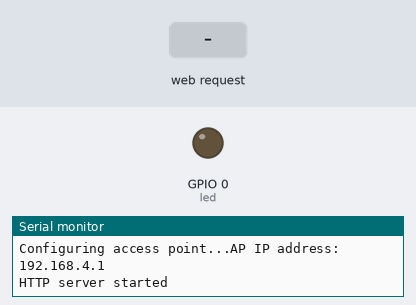
A sketch run on a simulated ESP8266 (NodeMCU). On the bench: output pins drawn as LEDs (lit = HIGH), the last lines printed to the serial monitor. Inputs (shaded band) come from the test bench.

Above: at 1.2 s.
1.3 s: HTTP request GET /cmd1 received
At 2.0 s:
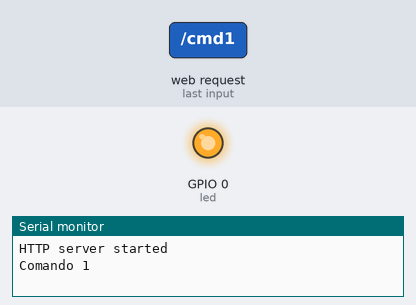
2.8 s: HTTP request GET / received
At 3.2 s:
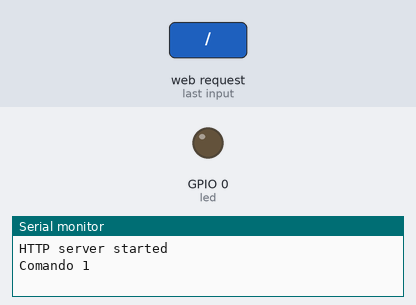
4.3 s: HTTP request GET /sensor received
Timing chart, 0 to 7.3 s (numbered marks = the images above; inputs shaded):
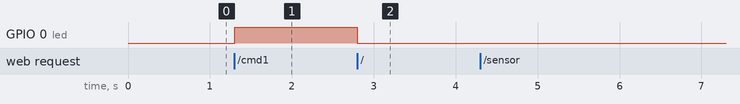

The sketch:

iot_web_server.ino
```cpp
#include <ESP8266WiFi.h>
#include <WiFiClient.h>
#include <ESP8266WebServer.h>

/*
#include "DHT.h"
// Uncomment one of the lines below for whatever DHT sensor type you're using!
#define DHTTYPE DHT11     // DHT 11
//#define DHTTYPE DHT21   // DHT 21 (AM2301)
//#define DHTTYPE DHT22   // DHT 22  (AM2302), AM2321
// DHT Sensor
const int DHTPin = 5;

// Initialize DHT sensor.
DHT dht(DHTPin, DHTTYPE);

// Temporary variables
static char celsiusTemp[7];
static char fahrenheitTemp[7];
static char humidityTemp[7];
*/

const char *ssid = "ESPap";
const char *password = "12345678";

ESP8266WebServer server(80);

const int led = 0;

String monta_pagina()
{
String pagina_root = "<!DOCTYPE html>";
pagina_root += "<html lang=\"pt-br\">";
pagina_root +=               "<head>";
pagina_root +=        "<title>IOT_PAGE</title>";
pagina_root +=        "<meta charset=\"uft=8\">";
pagina_root +=        "<meta name=\"viewport\" content=\"width=device-width, initial-scale=1.0\">";
pagina_root +=    "</head>";
pagina_root +=    "<body>";
pagina_root +=    	"<header>";
pagina_root +=    		"<h1> Arduino Day </h1>";
pagina_root +=    	"</header>";
pagina_root +=    	"<main>";
pagina_root +=    		"<div>";
pagina_root +=    			"<p>Demonstra&ccedil;&atilde;o IOT</p>";
pagina_root +=    		"</div>";
pagina_root +=    		"<div class=\"sens-area\">";
pagina_root +=    			"<button type=button onclick=\"comando()\">Ler Sensor</button>";
pagina_root +=    			"<p id=\"sensor\">valor lido</p>";
pagina_root +=    		"</div>";
pagina_root +=    		"<div class=\"cmd-area\">";
pagina_root +=				"<form action=\"/cmd1\" method=\"post\">";
pagina_root +=                                  "<input type=\"hidden\" value=\"10\" name=\"cmd1\">";
pagina_root +=					"<button type=\"submit\" >comando 1</button>";
pagina_root +=				"</form>";
pagina_root +=				"<form action=\"/cmd2\" method=\"post\">";
pagina_root +=                                  "<input type=\"hidden\" value=\"10\" name=\"cmd2\">";
pagina_root +=					"<button type=\"submit\" >comando 2</button>";
pagina_root +=				"</form>";
pagina_root +=    		"</div>";
pagina_root +=    	"</main>";
pagina_root +=    	"<footer>";
pagina_root +=    		"<p>instrutor: Washington Lisboa</p>";
pagina_root +=    		"<a href=\"https://github.com/wlisboa/iot_web_server\">fonte do codigo</a>";
pagina_root +=    	"</footer>";
pagina_root +=    "</body>";
pagina_root +=    	"<script>";
pagina_root +=			"function comando() {";
pagina_root +=				"var xhttp = new XMLHttpRequest();";
pagina_root +=				"xhttp.onreadystatechange = function()";
pagina_root +=				"{";
pagina_root +=					"if (xhttp.readyState == 4 && xhttp.status == 200)";
pagina_root +=					"{";
pagina_root +=						"document.getElementById(\"sensor\").innerHTML = xhttp.responseText;";
pagina_root +=					"}";
pagina_root +=				"};";
pagina_root +=				"xhttp.open(\"POST\", \"/sensor\", true);";
pagina_root +=				"xhttp.send();";
pagina_root +=			"}";
pagina_root +=		"</script>";
pagina_root +=		"<style>";
pagina_root +=			"body {";
pagina_root +=				"text-align: center;";
pagina_root +=			"}";
pagina_root +=			"button {";
pagina_root +=				"height: 50px;";
pagina_root +=  				"width: 150px;";
pagina_root +=			"}";
pagina_root +=			"header {";
pagina_root +=				"padding-top: 5px;";
pagina_root +=				"border-bottom: 2px solid #000;";
pagina_root +=				"background-color: #38C2B3;";
pagina_root +=			"}";
pagina_root +=			"main {";
pagina_root +=				"border-bottom: 2px solid #000;";
pagina_root +=			"}";
pagina_root +=			".sens-area{";
pagina_root +=				"border-bottom: 2px solid #000;";
pagina_root +=			"}";
pagina_root +=			".cmd-area{";
pagina_root +=				"display: fex;";
pagina_root +=				"align-items: center;";
pagina_root +=				"justify-content: space-between;";
pagina_root +=				"border-bottom: 2px solid #000;";
pagina_root +=				"padding-top: 10px;";
pagina_root +=				"padding-bottom: 10px;";
pagina_root +=			"}";
pagina_root +=			".cmd-area form{";
pagina_root +=				"padding-top: 10px;";
pagina_root +=				"padding-bottom: 10px;";
pagina_root +=			"}";
pagina_root +=		"</style>";
pagina_root += "</html>";

  return pagina_root;
}

/*
void le_sensor()
{
  float h = dht.readHumidity();
  // Read temperature as Celsius (the default)
  float t = dht.readTemperature();
  // Read temperature as Fahrenheit (isFahrenheit = true)
  float f = dht.readTemperature(true);
  // Check if any reads failed and exit early (to try again).
  if (isnan(h) || isnan(t) || isnan(f)) {
    Serial.println("Failed to read from DHT sensor!");
    strcpy(celsiusTemp,"Failed");
    strcpy(fahrenheitTemp, "Failed");
    strcpy(humidityTemp, "Failed");
  }
  else{
    // Computes temperature values in Celsius + Fahrenheit and Humidity
    float hic = dht.computeHeatIndex(t, h, false);
    dtostrf(hic, 6, 2, celsiusTemp);
    float hif = dht.computeHeatIndex(f, h);
    dtostrf(hif, 6, 2, fahrenheitTemp);
    dtostrf(h, 6, 2, humidityTemp);
    // You can delete the following Serial.print's, it's just for debugging purposes
    Serial.print("Humidity: ");
    Serial.print(h);
    Serial.print(" %\t Temperature: ");
    Serial.print(t);
    Serial.print(" *C ");
    Serial.print(f);
    Serial.println(" *F");
  }
}
*/

/*
 *=============================================================================
 *NAME:         void handleRoot()
 *
 *DESCRIPTION:  Essa função é usada pelo servidor web e é responsavel por
 *              enviar uma pagina para o navegador.
 *=============================================================================
*/
void handleRoot() {

  digitalWrite(led, 1);
  server.send(200, "text/html", monta_pagina());
  digitalWrite(led, 0);
}
/*
 *=============================================================================
 *NAME:         void handleSensor()
 *
 *DESCRIPTION:
 *=============================================================================
*/
void handleSensor() {

  digitalWrite(led, 1);
  Serial.println("Sensor");
  server.send ( 200, "text/html", "100");
  digitalWrite(led, 0);
}
/*
 *=============================================================================
 *NAME:         void handleCmd1()
 *
 *DESCRIPTION:
 *=============================================================================
*/
void handleCmd1() {

  digitalWrite(led, 1);
  Serial.println("Comando 1");
  server.send(200, "text/html", monta_pagina());
}
/*
 *=============================================================================
 *NAME:         void handleCmd2()
 *
 *DESCRIPTION:
 *=============================================================================
*/
void handleCmd2() {

  digitalWrite(led, 0);
  Serial.println("Comando 2");
  server.send(200, "text/html", monta_pagina());
}
/*
 *=============================================================================
 *NAME:         handleNotFound(){
 *
 *DESCRIPTION:  Essa função é usada pelo servidor web e é responsavel por
 *              enviar uma página de erro.
 *=============================================================================
*/
void handleNotFound(){
  digitalWrite(led, 1);
  String message = "File Not Found\n\n";
  message += "URI: ";
  message += server.uri();
  message += "\nMethod: ";
  message += (server.method() == HTTP_GET)?"GET":"POST";
  message += "\nArguments: ";
  message += server.args();
  message += "\n";
  for (uint8_t i=0; i<server.args(); i++){
    message += " " + server.argName(i) + ": " + server.arg(i) + "\n";
  }
  server.send(404, "text/plain", message);
  digitalWrite(led, 0);
}
/*
 *=============================================================================
 *NAME:         void setup(void){
 *
 *DESCRIPTION:  Essa é a função de inicialização do sistema, nessa função
 *              é feita a configuração de todoo hardware que será utilizado
 *=============================================================================
*/
void setup(void)
{
  pinMode(led, OUTPUT);
  digitalWrite(led, 0);
  Serial.begin(115200);

  //delay(10);
  //dht.begin();

  Serial.println();
  Serial.print("Configuring access point...");

  /* You can remove the password parameter if you want the AP to be open. */
  WiFi.softAP(ssid, password);

  IPAddress myIP = WiFi.softAPIP();
  Serial.print("AP IP address: ");
  Serial.println(myIP);


  Serial.println("");

  server.on("/", handleRoot);
  server.on("/sensor", handleSensor);
  server.on("/cmd1", handleCmd1);
  server.on("/cmd2", handleCmd2);
  server.onNotFound(handleNotFound);

  server.begin();
  Serial.println("HTTP server started");
}
/*
 *=============================================================================
 *NAME:         void loop(void)
 *
 *DESCRIPTION:  Essa é a função a função principal, essa função é chamada
 *              repetidamente.
 *=============================================================================
*/
void loop(void)
{
  server.handleClient();
}
```

Measured:
- after the input at 1.3 s, GPIO 0 (led): LOW → HIGH at once
- after the input at 2.8 s, GPIO 0 (led): HIGH → LOW at once
